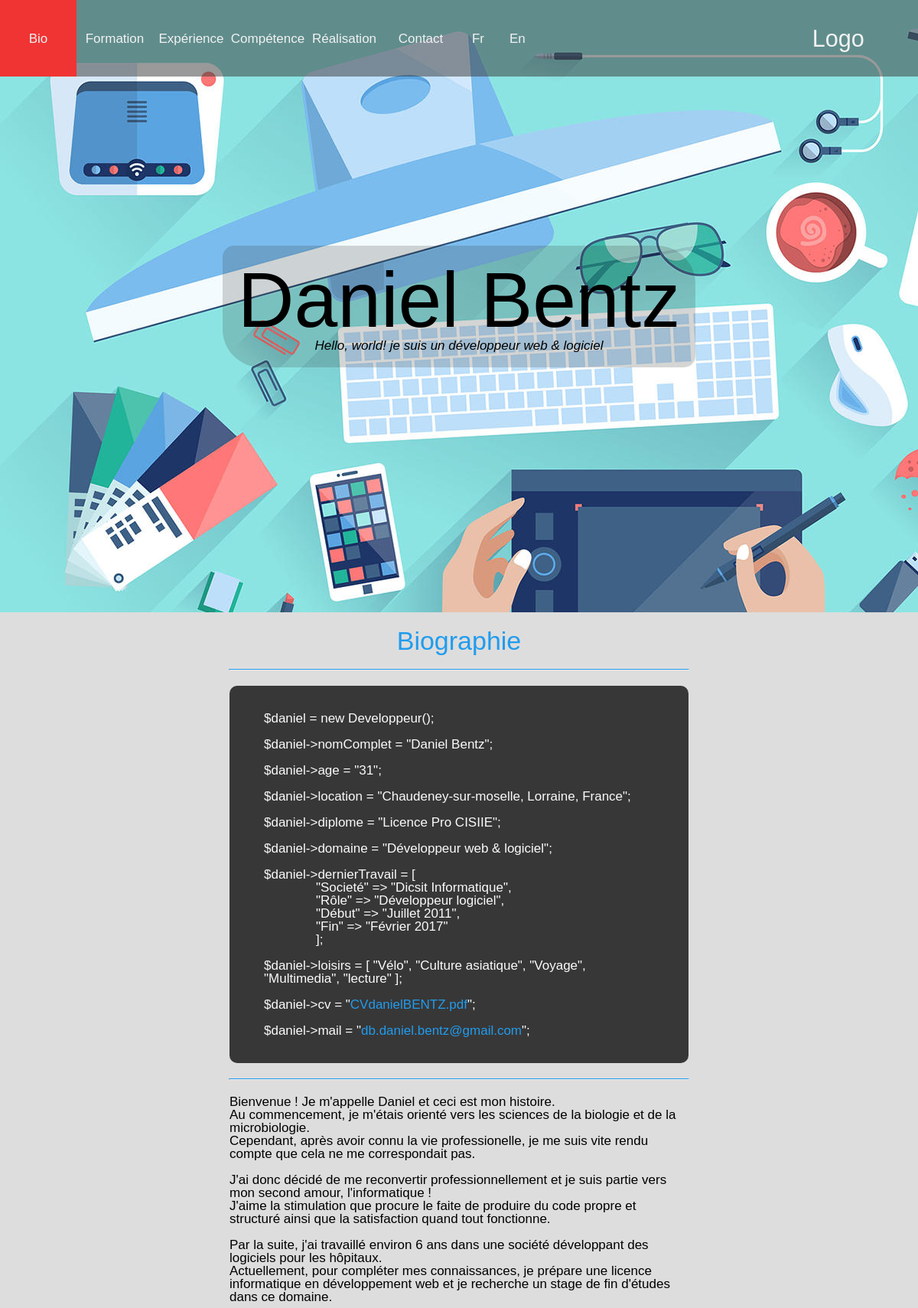
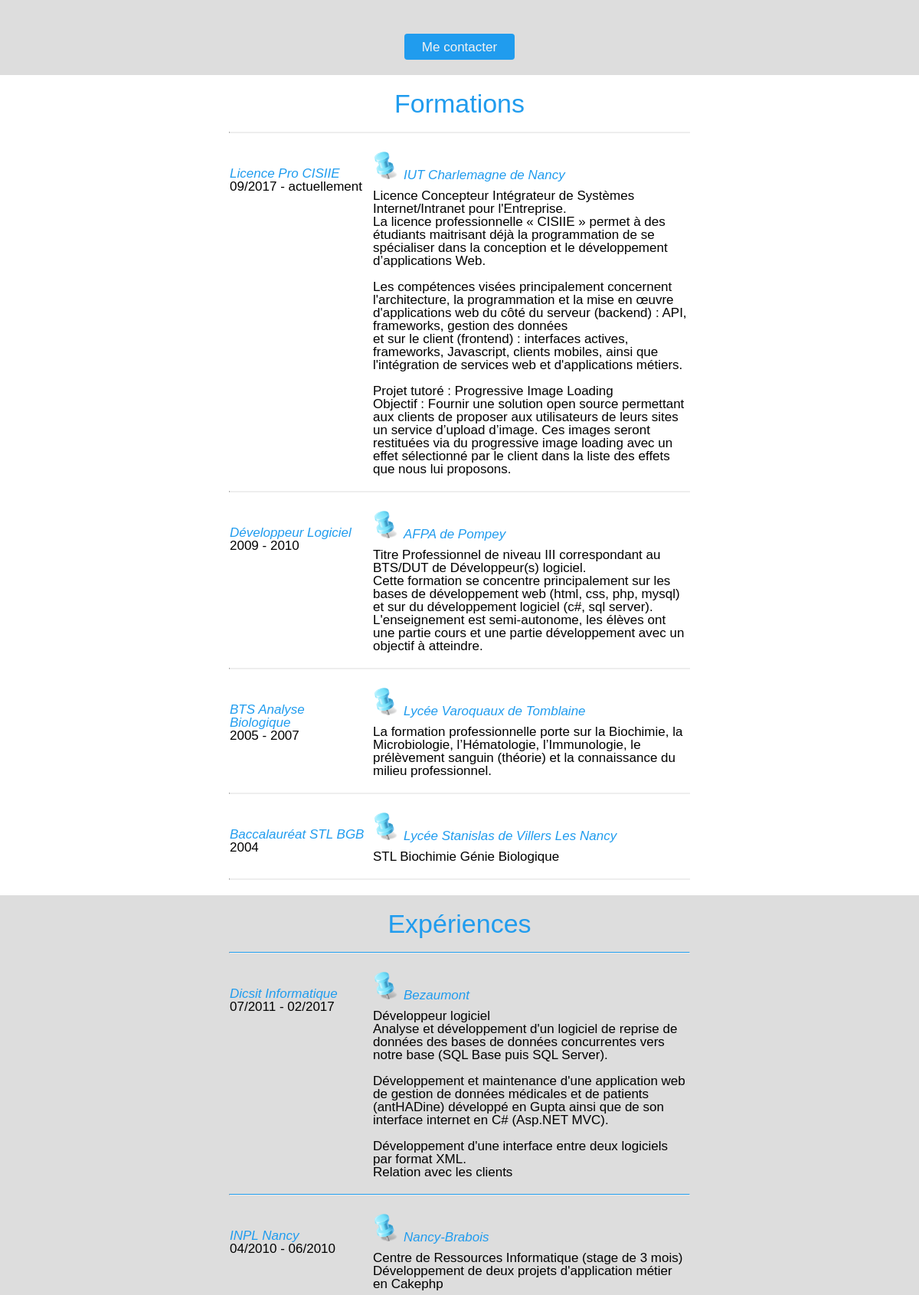
The page / (upper part) on the database its author committed (2 pictures, top to bottom).
### tables this page shows
CREATE TABLE IF NOT EXISTS `formation` (
  `id` int(11) NOT NULL AUTO_INCREMENT,
  `nom` varchar(255) NOT NULL,
  `description_court` varchar(255) DEFAULT NULL,
  `description` text NOT NULL,
  `lieu` varchar(255) NOT NULL,
  `date` varchar(100) DEFAULT NULL,
  `id_langue` int(11) NOT NULL,
  PRIMARY KEY (`id`),
  KEY `id_langue` (`id_langue`)
);

CREATE TABLE IF NOT EXISTS `experience` (
  `id` int(11) NOT NULL AUTO_INCREMENT,
  `nom` varchar(255) NOT NULL,
  `description_court` varchar(255) DEFAULT NULL,
  `description` text NOT NULL,
  `lieu` varchar(255) NOT NULL,
  `date` varchar(100) DEFAULT NULL,
  `id_langue` int(11) NOT NULL,
  PRIMARY KEY (`id`)
);

### src/classes/Mapper.php (called while the page is built, shortened)
<?php
abstract class Mapper {
    public function __construct($db) {
        $this->db = $db;
    }
}

### src/classes/FormationMapper.php (called while the page is built)
<?php
class FormationMapper extends Mapper {
	public function getFormations($langue) {
        $sql = "SELECT *
            	FROM formation
                WHERE exists ( SELECT 1
                                FROM langue
                                WHERE (formation.id_langue = langue.id
                                        and langue.nom = '".$langue."'))";
        $stmt = $this->db->query($sql);
        $results = [];
        while($row = $stmt->fetch()) {
            $results[] = new FormationItem($row);
        }
        return $results;
    }
}

### src/classes/FormationItem.php (called while the page is built, shortened)
<?php
class FormationItem{
	protected $nom;
	protected $description;
	protected $lieu;
	protected $date;
    protected $descriptionCourt;
	public function __construct(array $data){
        $this->nom = $data['nom'];
        $this->description = $data['description'];
        $this->lieu = $data['lieu'];
        $this->date = $data['date'];
        $this->descriptionCourt = $data['description_court'];
	}
    public function getNom() {
        return $this->nom;
    }
    public function getDescriptionCourt() {
        return $this->descriptionCourt;
    }
    public function getDescription() {
        return $this->description;
    }
    public function getLieu() {
        return $this->lieu;
    }
    public function getDate() {
        return $this->date;
    }
}

### src/classes/ExperienceMapper.php (called while the page is built)
<?php
class ExperienceMapper extends Mapper {
	public function getExperiences($langue) {
        $sql = "SELECT *
            	FROM experience
                WHERE exists ( SELECT 1
                                FROM langue
                                WHERE (experience.id_langue = langue.id
                                        and langue.nom = '".$langue."'))";
        $stmt = $this->db->query($sql);
        $results = [];
        while($row = $stmt->fetch()) {
            $results[] = new ExperienceItem($row);
        }
        return $results;
    }
}

### src/classes/ExperienceItem.php (called while the page is built, shortened)
<?php
class ExperienceItem{
	protected $nom;
	protected $description;
	protected $lieu;
	protected $date;
    protected $descriptionCourt;
	public function __construct(array $data){
        $this->nom = $data['nom'];
        $this->description = $data['description'];
        $this->lieu = $data['lieu'];
        $this->date = $data['date'];
        $this->descriptionCourt = $data['description_court'];
	}
    public function getNom() {
        return $this->nom;
    }
    public function getDescriptionCourt() {
        return $this->descriptionCourt;
    }
    public function getDescription() {
        return $this->description;
    }
    public function getLieu() {
        return $this->lieu;
    }
    public function getDate() {
        return $this->date;
    }
}

### src/french/formation.php (the view)
<div id="contenuForm" class="contenu">
    <h2>Formations</h2>
    <hr>
    <?php
        foreach($formations as $formation){
    ?>
        <div class="contenuEduXP">
            <div class="contenuGauche">
                <h3><?=$formation->getNom(); ?></h3>
                <p><i><?=$formation->getDate(); ?></i></p>
            </div>
            <div class="contenuDroit">
                <h3><img src="src/img/if_Map-Marker-Push-Pin--Left-Azure_73056.png" alt="marker"><?=$formation->getLieu(); ?></h3>
                <div class="text"><?=nl2br($formation->getDescriptionCourt()); ?></div>
                <div class="textLong"><?=nl2br($formation->getDescription()); ?></div>
            </div>
        </div>
        <hr>
    <?php
        }
    ?>
</div>

### index.php (shortened to what this page needs)
<?php
$db = parse_ini_file("conf/conf.ini");
$pdo = new PDO('mysql:host=' . $db['host'] . ';dbname=' . $db['database'],
    $db['username'], $db['password'], array(PDO::MYSQL_ATTR_INIT_COMMAND => 'SET NAMES utf8'));
$pdo->setAttribute(PDO::ATTR_ERRMODE, PDO::ERRMODE_EXCEPTION);
$pdo->setAttribute(PDO::ATTR_DEFAULT_FETCH_MODE, PDO::FETCH_ASSOC);
$mapper = new FormationMapper($pdo);
$formations = $mapper->getFormations('Francais');
$mapper = new ExperienceMapper($pdo);
$experiences = $mapper->getExperiences('Francais');
?>
<!DOCTYPE html>
<html lang="fr">
    <head>
        <link rel="stylesheet" type="text/css" href="src/css/reset.css" media="all"/>
        <link rel="stylesheet" type="text/css" href="src/css/navBar.css" media="all"/>
        <link rel="stylesheet" type="text/css" href="src/css/general.css" media="all"/>
    </head>
    <body>
        <div id="body">
            <div id="title">
				<div id="titleContenu">
				    <h1>Daniel Bentz</h1>
				    <p>Hello, world! je suis un développeur web & logiciel</p>
				</div>
			</div>
			<?php
				include "src/french/formation.php";
				include "src/french/experience.php";
			?>
        </div>
    </body>
</html>

### src/french/experience.php
<div id="contenuExp" class="contenu">
    <h2>Expériences</h2>
    <hr>
    <?php
        foreach($experiences as $experience){
    ?>
        <div class="contenuEduXP">
            <div class="contenuGauche">
                <h3><?=$experience->getNom(); ?></h3>
                <p><i><?=$experience->getDate(); ?></i></p>
            </div>
            <div class="contenuDroit">
                <h3><img src="src/img/if_Map-Marker-Push-Pin--Left-Azure_73056.png" alt="marker"><?=$experience->getLieu(); ?></h3>
                <div class="text"><?=nl2br($experience->getDescriptionCourt()); ?></div>
                <div class="textLong"><?=nl2br($experience->getDescription()); ?></div>
            </div>
        </div>
        <hr>
    <?php
        }
    ?>
</div>

### src/css/navBar.css (style rules this page uses)
#monNav { background-color: rgba(54,54,54); height:50px; width:100%; display:flex; justify-content: space-between; position:fixed; }
#listLien { height:100%; width:100%; }
#listLien>a { float: left; display: flex; color: #f2f2f2; text-align: center; text-decoration: none; font-size: 17px; height:100%; min-width:100px; }
#listLien a p { margin:auto; opacity:1.0; }
#listLien>a:not(:first-child) { display: none; }
#langue { display:flex; height:100%; width:100px; }
#langue a { display:flex; width:50%; color: #f2f2f2; padding: 14px 16px; text-decoration: none; font-size: 17px; box-sizing: border-box; text-align:center; }
#langue a p { margin:auto; }
#myName { display:none; height:100%; font-size:1.8em; color: #f2f2f2; width:200px; margin-right:20px; }
#myName p { margin:auto; }
@media screen and (min-width: 768px) { #monNav { height:100px; background-color: rgba(54,54,54,0.5); } }
@media screen and (min-width: 768px) { #listLien>a:not(:first-child) { display:flex; } }
@media screen and (min-width: 768px) { #myName { display:flex; } }

### src/css/base.css (style rules this page uses)
html { font-size:14px; font-family: 'Ubuntu', sans-serif; scroll-behavior: smooth; }
#body { display:flex; flex-wrap: wrap; width:100%; }
#title { display:flex; min-width:100%; height:100vh; background-image: url("../../src/img/accueil1.jpg"); //background-color: #363636; color:black; }
#titleContenu { margin:auto; margin-top:40%; }
#titleContenu h1 { text-align: center; font-size: 2em; width:100%; }
#titleContenu p { text-align: center; font-style: italic; }
#text { width:95%; display:block; margin:auto; }
#button { display:flex; flex-wrap: wrap; width:80%; margin:auto; justify-content: space-between; box-sizing: border-box; }
hr { margin-top:20px; margin-bottom:20px; border-top: 1px solid #eee; width:100%; }
a { -webkit-transition-property: color; -webkit-transition-duration: 1s; -moz-transition-property: color; -moz-transition-duration: 1s; transition-property: color; transition-duration: 1s; transition-property: background-color; transition-duration: 1s; }
a.button { display:flex; flex-direction: column; min-width:90%; text-align: center; margin-top:20px; height:2em; text-decoration: none; color: #f2f2f2; background-color: #209CEE; border-radius:4px; flex-wrap: wrap; margin-left:auto; margin-right:auto; }
a.button p { margin:auto; }
.contenu:nth-child(even) { background-color: #dddddd; }
.contenu:nth-child(even) hr { border-top: 1px solid #209CEC; }
.contenu:nth-child(odd) { background-color: white; }
.contenu { width:100%; }
.contenu h2 { width:80%; text-align: center; margin:auto; font-size: 1em; color: #209CEE; padding-top:20px; }
@media screen and (min-width: 768px) { html { font-size:17px; } }
@media screen and (min-width: 768px) { .contenu h2 { width:50%; font-size:2em; } }
@media screen and (min-width: 768px) { #titleContenu { margin-top: auto; background-color: rgba(54,54,54,0.2); border-radius: 15px 50px; padding:20px; } }
@media screen and (min-width: 768px) { #titleContenu h1 { font-size: 6em; } }
@media screen and (min-width: 768px) { #button { width:60%; } }
@media screen and (min-width: 768px) { a.button { margin-top:50px; min-width:20%; flex-direction: row; } }
@media screen and (min-width: 768px) { hr { width:50%; } }

### src/css/bio.css (style rules this page uses)
#contenuBio { display:flex; flex-direction: column; width:100%; margin:auto; background-color:#DDDDDD; padding-bottom:20px; }
#text { width:95%; display:block; margin:auto; }
#console { background-color: #383737; color:#FAFAFA; border-radius:10px; width:100%; display:flex; margin:auto; }
#code { width:85%; margin:auto; }
#code a { color: #209CEE; text-decoration: none; }
#contenuBio hr { border-top: 1px solid #209CEC; }
@media screen and (min-width: 768px) { #text { width:50%; } }
@media screen and (min-width: 768px) { #console { width:50%; } }

### rows shown on the page
formation: nom "Licence Pro CISIIE", date "09/2017 - actuellement", lieu "IUT Charlemagne de Nancy", description_court "Licence Concepteur Intégrateur de Systèmes Internet/Intranet pour l'Entreprise.", description "La licence professionnelle « CISIIE » permet à des étudiants maitrisant déjà la programmation de se spécialiser dans la conception et le développement d’applications Web. Les compétences visées principalement concernent l'architecture, la programmation et la mise en œuvre d'applications web du côté du serveur (backend) : API, frameworks, gestion des données et sur le client (frontend) : interfaces actives, frameworks, Javascript, clients mobiles, ainsi que l'intégration de services web et d'applications métiers. Projet tutoré : Progressive Image Loading Objectif : Fournir une solution open source permettant aux clients de proposer aux utilisateurs de leurs sites un service d’upload d’image.…"
formation: nom "Développeur Logiciel", date "2009 - 2010", lieu "AFPA de Pompey", description_court "Titre Professionnel de niveau III correspondant au BTS/DUT de Développeur(s) logiciel.", description "Cette formation se concentre principalement sur les bases de développement web (html, css, php, mysql) et sur du développement logiciel (c#, sql server). L'enseignement est semi-autonome, les élèves ont une partie cours et une partie développement avec un objectif à atteindre."
formation: nom "BTS Analyse Biologique", date "2005 - 2007", lieu "Lycée Varoquaux de Tomblaine", description_court "La formation professionnelle porte sur la Biochimie, la Microbiologie, l’Hématologie, l’Immunologie, le prélèvement sanguin (théorie) et la connaissance du milieu professionnel."
formation: nom "Baccalauréat STL BGB", date "2004", lieu "Lycée Stanislas de Villers Les Nancy", description_court "STL Biochimie Génie Biologique"
experience: nom "Dicsit Informatique", date "07/2011 - 02/2017", lieu "Bezaumont", description_court "Développeur logiciel", description "Analyse et développement d'un logiciel de reprise de données des bases de données concurrentes vers notre base (SQL Base puis SQL Server). Développement et maintenance d'une application web de gestion de données médicales et de patients (antHADine) développé en Gupta ainsi que de son interface internet en C# (Asp.NET MVC). Développement d'une interface entre deux logiciels par format XML. Relation avec les clients"
experience: nom "INPL Nancy", date "04/2010 - 06/2010", lieu "Nancy-Brabois", description_court "Centre de Ressources Informatique (stage de 3 mois)", description "Développement de deux projets d'application métier en Cakephp"
